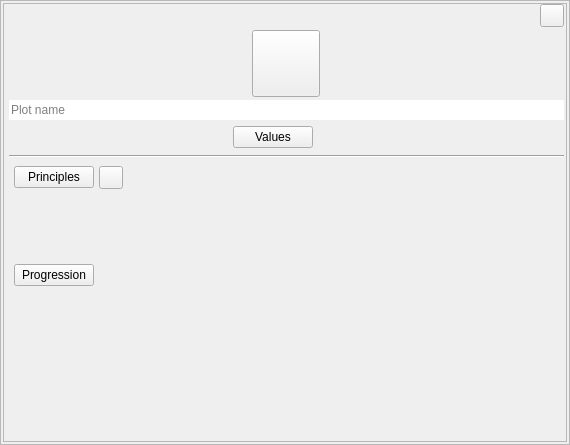
<?xml version="1.0" encoding="UTF-8"?>
<ui version="4.0">
 <class>PlotWidget</class>
 <widget class="QFrame" name="PlotWidget">
  <property name="geometry">
   <rect>
    <x>0</x>
    <y>0</y>
    <width>570</width>
    <height>445</height>
   </rect>
  </property>
  <property name="sizePolicy">
   <sizepolicy hsizetype="Preferred" vsizetype="Expanding">
    <horstretch>0</horstretch>
    <verstretch>0</verstretch>
   </sizepolicy>
  </property>
  <property name="windowTitle">
   <string>Frame</string>
  </property>
  <property name="frameShape">
   <enum>QFrame::StyledPanel</enum>
  </property>
  <layout class="QVBoxLayout" name="verticalLayout">
   <property name="spacing">
    <number>0</number>
   </property>
   <property name="leftMargin">
    <number>2</number>
   </property>
   <property name="topMargin">
    <number>2</number>
   </property>
   <property name="rightMargin">
    <number>2</number>
   </property>
   <property name="bottomMargin">
    <number>2</number>
   </property>
   <item>
    <widget class="QFrame" name="frame">
     <property name="frameShape">
      <enum>QFrame::StyledPanel</enum>
     </property>
     <property name="frameShadow">
      <enum>QFrame::Raised</enum>
     </property>
     <layout class="QVBoxLayout" name="verticalLayout_2">
      <property name="spacing">
       <number>3</number>
      </property>
      <property name="leftMargin">
       <number>5</number>
      </property>
      <property name="topMargin">
       <number>0</number>
      </property>
      <property name="rightMargin">
       <number>2</number>
      </property>
      <property name="bottomMargin">
       <number>2</number>
      </property>
      <item alignment="Qt::AlignRight">
       <widget class="DotsMenuButton" name="btnSettings">
        <property name="focusPolicy">
         <enum>Qt::ClickFocus</enum>
        </property>
       </widget>
      </item>
      <item alignment="Qt::AlignHCenter">
       <widget class="QToolButton" name="btnPlotIcon">
        <property name="cursor">
         <cursorShape>PointingHandCursor</cursorShape>
        </property>
        <property name="focusPolicy">
         <enum>Qt::ClickFocus</enum>
        </property>
        <property name="text">
         <string/>
        </property>
        <property name="iconSize">
         <size>
          <width>60</width>
          <height>60</height>
         </size>
        </property>
        <property name="transparent" stdset="0">
         <bool>true</bool>
        </property>
       </widget>
      </item>
      <item>
       <widget class="QLineEdit" name="lineName">
        <property name="frame">
         <bool>false</bool>
        </property>
        <property name="placeholderText">
         <string>Plot name</string>
        </property>
        <property name="transparent" stdset="0">
         <bool>true</bool>
        </property>
       </widget>
      </item>
      <item>
       <layout class="QHBoxLayout" name="horizontalLayout_2">
        <property name="spacing">
         <number>0</number>
        </property>
        <property name="leftMargin">
         <number>0</number>
        </property>
        <property name="topMargin">
         <number>2</number>
        </property>
        <property name="rightMargin">
         <number>0</number>
        </property>
        <property name="bottomMargin">
         <number>2</number>
        </property>
        <item>
         <spacer name="horizontalSpacer_2">
          <property name="orientation">
           <enum>Qt::Horizontal</enum>
          </property>
          <property name="sizeType">
           <enum>QSizePolicy::MinimumExpanding</enum>
          </property>
          <property name="sizeHint" stdset="0">
           <size>
            <width>40</width>
            <height>20</height>
           </size>
          </property>
         </spacer>
        </item>
        <item alignment="Qt::AlignHCenter">
         <widget class="QWidget" name="widget_2" native="true">
          <layout class="QHBoxLayout" name="horizontalLayout_3">
           <property name="spacing">
            <number>3</number>
           </property>
           <property name="leftMargin">
            <number>0</number>
           </property>
           <property name="topMargin">
            <number>0</number>
           </property>
           <property name="rightMargin">
            <number>0</number>
           </property>
           <property name="bottomMargin">
            <number>0</number>
           </property>
           <item>
            <widget class="QPushButton" name="btnValues">
             <property name="cursor">
              <cursorShape>PointingHandCursor</cursorShape>
             </property>
             <property name="text">
              <string>Values</string>
             </property>
             <property name="transparent" stdset="0">
              <bool>true</bool>
             </property>
            </widget>
           </item>
           <item>
            <widget class="QWidget" name="wdgValues" native="true">
             <property name="sizePolicy">
              <sizepolicy hsizetype="Expanding" vsizetype="Maximum">
               <horstretch>0</horstretch>
               <verstretch>0</verstretch>
              </sizepolicy>
             </property>
             <property name="minimumSize">
              <size>
               <width>25</width>
               <height>25</height>
              </size>
             </property>
            </widget>
           </item>
          </layout>
         </widget>
        </item>
        <item>
         <spacer name="horizontalSpacer">
          <property name="orientation">
           <enum>Qt::Horizontal</enum>
          </property>
          <property name="sizeType">
           <enum>QSizePolicy::MinimumExpanding</enum>
          </property>
          <property name="sizeHint" stdset="0">
           <size>
            <width>40</width>
            <height>20</height>
           </size>
          </property>
         </spacer>
        </item>
       </layout>
      </item>
      <item>
       <widget class="Line" name="line">
        <property name="orientation">
         <enum>Qt::Horizontal</enum>
        </property>
       </widget>
      </item>
      <item>
       <widget class="QScrollArea" name="scrollArea">
        <property name="frameShape">
         <enum>QFrame::NoFrame</enum>
        </property>
        <property name="widgetResizable">
         <bool>true</bool>
        </property>
        <widget class="QWidget" name="scrollAreaWidgetContents">
         <property name="geometry">
          <rect>
           <x>0</x>
           <y>0</y>
           <width>555</width>
           <height>278</height>
          </rect>
         </property>
         <property name="sizePolicy">
          <sizepolicy hsizetype="Preferred" vsizetype="Expanding">
           <horstretch>0</horstretch>
           <verstretch>0</verstretch>
          </sizepolicy>
         </property>
         <layout class="QVBoxLayout" name="verticalLayout_3">
          <property name="spacing">
           <number>5</number>
          </property>
          <property name="leftMargin">
           <number>5</number>
          </property>
          <property name="topMargin">
           <number>0</number>
          </property>
          <property name="rightMargin">
           <number>5</number>
          </property>
          <property name="bottomMargin">
           <number>0</number>
          </property>
          <item>
           <layout class="QHBoxLayout" name="horizontalLayout">
            <property name="topMargin">
             <number>5</number>
            </property>
            <property name="bottomMargin">
             <number>10</number>
            </property>
            <item alignment="Qt::AlignTop">
             <widget class="QPushButton" name="btnPrinciples">
              <property name="cursor">
               <cursorShape>PointingHandCursor</cursorShape>
              </property>
              <property name="text">
               <string>Principles</string>
              </property>
              <property name="transparent" stdset="0">
               <bool>true</bool>
              </property>
             </widget>
            </item>
            <item alignment="Qt::AlignTop">
             <widget class="QToolButton" name="btnPincipleEditor">
              <property name="cursor">
               <cursorShape>PointingHandCursor</cursorShape>
              </property>
              <property name="focusPolicy">
               <enum>Qt::NoFocus</enum>
              </property>
              <property name="toolTip">
               <string>Edit plot principles</string>
              </property>
              <property name="text">
               <string/>
              </property>
             </widget>
            </item>
            <item>
             <widget class="QWidget" name="wdgPrinciples" native="true">
              <property name="sizePolicy">
               <sizepolicy hsizetype="Expanding" vsizetype="Maximum">
                <horstretch>0</horstretch>
                <verstretch>0</verstretch>
               </sizepolicy>
              </property>
              <property name="minimumSize">
               <size>
                <width>0</width>
                <height>80</height>
               </size>
              </property>
             </widget>
            </item>
           </layout>
          </item>
          <item>
           <layout class="QVBoxLayout" name="verticalLayout_4">
            <property name="topMargin">
             <number>3</number>
            </property>
            <item alignment="Qt::AlignLeft">
             <widget class="QPushButton" name="btnProgression">
              <property name="text">
               <string>Progression</string>
              </property>
              <property name="transparent" stdset="0">
               <bool>true</bool>
              </property>
             </widget>
            </item>
            <item>
             <widget class="QWidget" name="wdgEventsParent" native="true">
              <property name="sizePolicy">
               <sizepolicy hsizetype="Preferred" vsizetype="Expanding">
                <horstretch>0</horstretch>
                <verstretch>0</verstretch>
               </sizepolicy>
              </property>
              <layout class="QVBoxLayout" name="verticalLayout_6">
               <property name="spacing">
                <number>0</number>
               </property>
               <property name="leftMargin">
                <number>15</number>
               </property>
               <property name="topMargin">
                <number>25</number>
               </property>
               <property name="rightMargin">
                <number>15</number>
               </property>
               <property name="bottomMargin">
                <number>10</number>
               </property>
              </layout>
             </widget>
            </item>
           </layout>
          </item>
         </layout>
        </widget>
       </widget>
      </item>
     </layout>
    </widget>
   </item>
  </layout>
 </widget>
 <customwidgets>
  <customwidget>
   <class>DotsMenuButton</class>
   <extends>QToolButton</extends>
   <header>src.main.python.plotlyst.view.widget.button</header>
  </customwidget>
 </customwidgets>
 <resources/>
 <connections/>
</ui>
